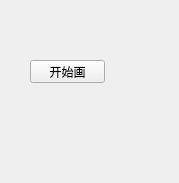
<?xml version="1.0" encoding="UTF-8"?>
<ui version="4.0">
 <class>startdreaw</class>
 <widget class="QWidget" name="startdreaw">
  <property name="geometry">
   <rect>
    <x>0</x>
    <y>0</y>
    <width>179</width>
    <height>183</height>
   </rect>
  </property>
  <property name="windowTitle">
   <string>Form</string>
  </property>
  <widget class="QPushButton" name="pushButton">
   <property name="geometry">
    <rect>
     <x>30</x>
     <y>60</y>
     <width>75</width>
     <height>23</height>
    </rect>
   </property>
   <property name="text">
    <string>开始画</string>
   </property>
  </widget>
 </widget>
 <resources/>
 <connections/>
</ui>
